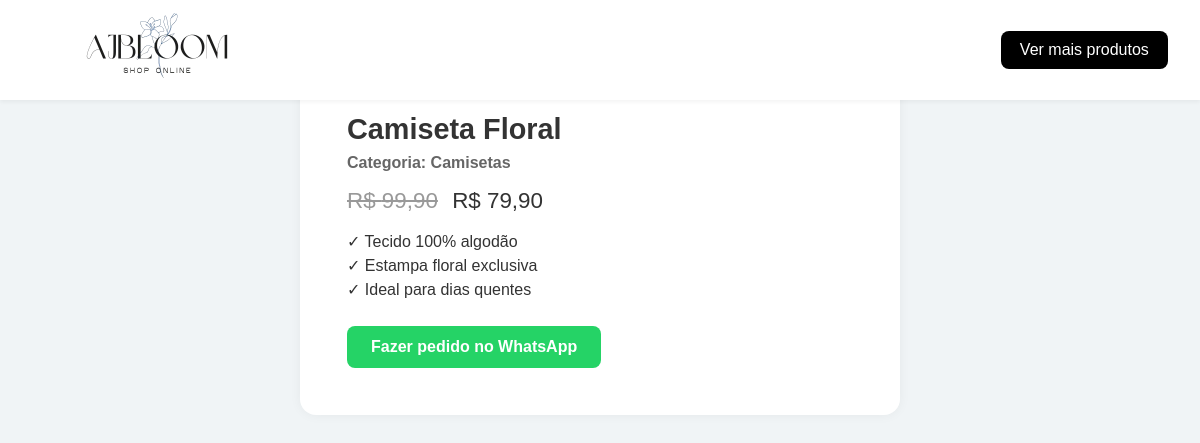
Page /AJBLOOM/pages/produto.php?id=1 on the committed database.
### tables this page shows
CREATE TABLE `produtos` (
  `id` int(11) NOT NULL,
  `nome` varchar(255) NOT NULL,
  `preco` decimal(10,2) NOT NULL,
  `preco_antigo` decimal(10,2) DEFAULT NULL,
  `categoria` varchar(100) DEFAULT NULL,
  `imagem` text DEFAULT NULL,
  `descricao` text DEFAULT NULL
);

### AJBLOOM/pages/produto.php (the view, shortened to what this page needs)
<?php
include("../backend/conexao.php");
$id = intval($_GET["id"]);
$stmt = $conn->prepare("SELECT nome, preco, preco_antigo, categoria, imagem, descricao FROM produtos WHERE id = ?");
$stmt->bind_param("i", $id);
$stmt->execute();
$stmt->bind_result($nome, $preco, $preco_antigo, $categoria, $imagem, $descricao);
?>
<!DOCTYPE html>
<html lang="pt-BR">
<head>
  <link rel="stylesheet" href="../assets/css/index.css">
</head>
<body>
<header style="
  background: white;
  padding: 1rem 2rem;
  display: flex;
  justify-content: space-between;
  align-items: center;
  height: 100px; /* altura fixa */
  overflow: hidden;
  box-shadow: 0 2px 4px rgba(0,0,0,0.05);
">
  <a href='index.php'>
    <img src='../assets/imagens/logo/logo.png' alt='Logo AJBLOOM' style='max-height: 250px; display: block;'>
  </a>
  <a href="vitrine.php" style="padding: 0.6rem 1.2rem; background: black; color: white; border-radius: 8px; text-decoration: none;">Ver mais produtos</a>
</header>
<main class="produto-container">
  <div class="produto-card">
    <?php if ($imagem): ?>
      <div class="produto-info">
        <h2><?php echo htmlspecialchars($nome); ?></h2>
        <p class="categoria">Categoria: <?php echo htmlspecialchars($categoria); ?></p>
        <p class="preco">
          <?php if ($preco_antigo): ?>
            <span class="antigo">R$ <?php echo number_format($preco_antigo, 2, ',', '.'); ?></span>
          <?php endif; ?>
          <span class="atual">R$ <?php echo number_format($preco, 2, ',', '.'); ?></span>
        </p>
        <div class="descricao"><?php echo $descricao; ?></div>
        <a href="https://wa.me/5541999999999?text=<?php echo urlencode('Olá! Gostei do produto ' . $nome . '. Ainda está disponível?'); ?>" class="btn-whats" target="_blank">
          Fazer pedido no WhatsApp
        </a>
      </div>
    <?php else: ?>
      <p><?php echo $descricao; ?></p>
    <?php endif; ?>
  </div>
</main>
</body>
</html>

### AJBLOOM/assets/css/index.css (style rules this page uses)
:root { --cor-principal: #90b7eb; --fundo-claro: rgba(143, 143, 143, 0.56); --texto: #333; --fundo-geral: #eeeeee; --fundo-clean: #cedce08a; --fonte: 'Raleway', sans-serif; --cor-rodapé : #8195af; }
* { margin: 0; padding: 0; box-sizing: border-box; }
body { font-family: var(--fonte); background-color: var(--fundo-clean); color: var(--texto); }
a { text-decoration: none; color: inherit; }
header { height: 215px; display: flex; align-items: center; padding: 0 2rem; background: white; box-shadow: 0 2px 4px rgba(0, 0, 0, 0.05); position: fixed; top: 0; left: 0; width: 100%; z-index: 1000; }
.produto-info { padding: 15px; }
html, body { max-width: 100vw; }

### AJBLOOM/pages/produto.php (style rules this page uses)
body { background-color: #f0f4f6; font-family: sans-serif; margin: 0; }
.produto-container { display: flex; flex-direction: column; align-items: center; padding: 2rem; }
.produto-card { background: white; border-radius: 16px; max-width: 600px; width: 100%; padding: 2rem; box-shadow: 0 0 12px rgba(0,0,0,0.05); }
.produto-info h2 { font-size: 1.8rem; margin-bottom: 0.5rem; }
.produto-info .categoria { font-weight: bold; color: #666; text-transform: capitalize; margin-bottom: 1rem; }
.produto-info .preco { font-size: 1.4rem; margin-bottom: 1rem; }
.produto-info .preco .antigo { color: #999; text-decoration: line-through; margin-right: 0.5rem; }
.descricao { margin-bottom: 1.5rem; line-height: 1.5; }
.btn-whats { display: inline-block; background-color: #25d366; color: white; padding: 12px 24px; border-radius: 8px; text-decoration: none; font-weight: bold; transition: background 0.3s; }

### rows in the picture
produtos: nome "Camiseta Floral", categoria "Camisetas", preco_antigo "99,90", preco "79,90", descricao "✓ Tecido 100% algodão ✓ Estampa floral exclusiva ✓ Ideal para dias quentes"
